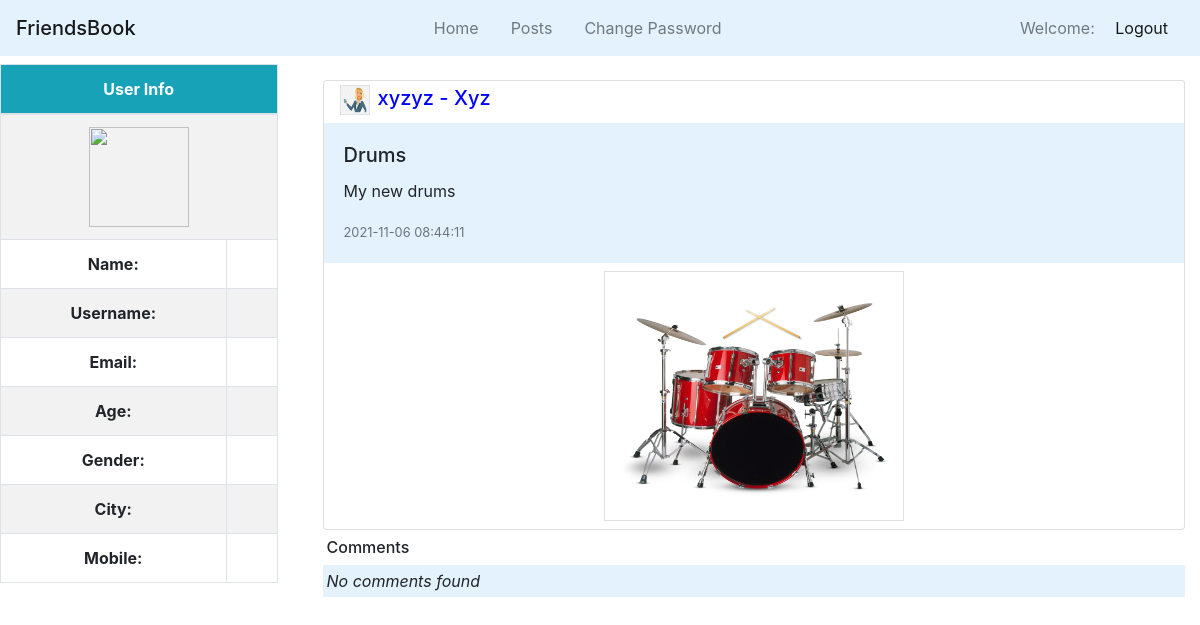
The app's page /dashboard.php?page=comment&pid=3 with its own data.
### tables this page shows
CREATE TABLE `users` (
  `id` int(11) NOT NULL,
  `name` varchar(255) NOT NULL,
  `username` varchar(255) NOT NULL,
  `email` varchar(255) NOT NULL,
  `age` varchar(255) NOT NULL,
  `gender` varchar(255) NOT NULL,
  `city` varchar(255) NOT NULL,
  `picture` varchar(255) NOT NULL,
  `password` varchar(255) NOT NULL,
  `created_on` timestamp NOT NULL DEFAULT current_timestamp() ON UPDATE current_timestamp(),
  `mobile` varchar(255) NOT NULL
);

CREATE TABLE `posts` (
  `id` int(11) NOT NULL,
  `title` varchar(255) NOT NULL,
  `description` varchar(255) NOT NULL,
  `user_id` int(11) NOT NULL,
  `post_time` timestamp NOT NULL DEFAULT current_timestamp() ON UPDATE current_timestamp(),
  `post_path` varchar(255) NOT NULL
);

### comment.php (the view, shortened to what this page needs)
<?php
include "connection.php";
$pid = $_GET['pid'];
$psel = mysqli_query($conn, "select * from posts where id = $pid");
$p = mysqli_fetch_assoc($psel);
$csel = mysqli_query($conn, "s elect * from comments where post_id = $pid");
$user_id = $p['user_id'];
$usersel = mysqli_query($conn, "select * from users where id = $user_id");
$user = mysqli_fetch_assoc($usersel);
?>
<div class="container">
    <div class="card">
    <h5 class="ml-3 mt-1" style="color: blue;"><img class="border mr-2" src="<?php echo $user['picture']; ?>" width="30px" height="30px"><?php echo $user['username']; ?> - <?php echo $user['name']; ?></h5>
        <div class="card-body" style="background-color: #e3f2fd">
            <h5 class="card-title"><?php echo $p['title'] ?></h5>
            <p class="card-text"><?php echo $p['description'] ?></p>
            <p class="card-text"><small class="text-muted"><?php echo $p['post_time'] ?></small></p>
        </div>
        <img class="mx-auto border my-2" src="<?php echo $p['post_path']; ?>" alt="Image not available" width="300px" height="250px">
    </div>
    <h6 class="my-2 mx-1">Comments</h6>
    <?php
    if (mysqli_num_rows($csel) > 0) {
        while ($c = mysqli_fetch_assoc($csel)) {
            $uid = $c['user_id'];
            $usel = mysqli_query($conn, "select * from users where id = $uid");
            $u = mysqli_fetch_assoc($usel);
    ?>
            <div class="p-1 my-2" style="background-color: #e3f2fd">
                <h5 class="mt-2 text-primary">
                    <img class="border mr-2" src="<?php echo $u['picture']; ?>" width="30px" height="30px">
                    <?php echo $u['username']; ?> - <?php echo $u['name']; ?>
                </h5>
                <p class=""><?php echo $c['comment']; ?></p>
                <p><small class="text-muted"><?php echo $c['comment_time'] ?></small></p>
            </div>
        <?php
        }
    } else {
        ?>
        <p class="font-italic p-1" style="background-color: #e3f2fd">No comments found</p>
    <?php
    }
    ?>
</div>

### records on screen
users: picture (picture), username "xyzyz", name "Xyz"
posts: title "Drums", description "My new drums", post_time "2021-11-06 08:44:11", post_path (picture)
